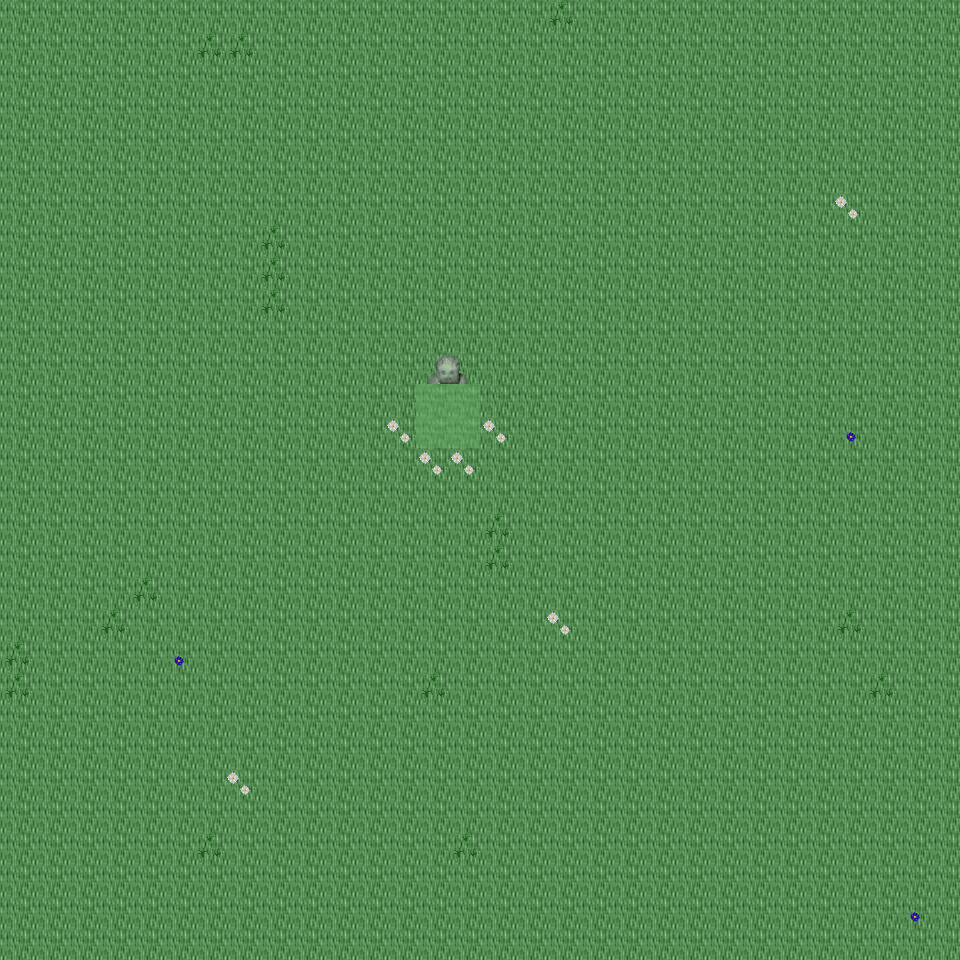

Below is a game level as drawn by its tile map, then a one-line description and the .tmx that defines it (tile-layer data replaced by summaries):
An orthogonal 30x30 tile map with 32x32 px tiles, 6 tile layers (Ground, Object, Object2, Above, ...), 24 tilesets and 4 objects (4x mapExit).

<map version="1.0" orientation="orthogonal" renderorder="right-down" width="30" height="30" tilewidth="32" tileheight="32" nextobjectid="5">
  <tileset firstgid="1" name="tileset_ground_ground" tilewidth="32" tileheight="32" tilecount="33" columns="3">
    <image source="../drawable/tileset_ground_ground.png" width="96" height="352" />
  </tileset>
  <tileset firstgid="34" name="tileset_ground_ridge_earth_dark" tilewidth="32" tileheight="32" tilecount="96" columns="12">
    <image source="../drawable/tileset_ground_ridge_earth_dark.png" width="384" height="256" />
  </tileset>
  <tileset firstgid="130" name="tileset_plant_grasses" tilewidth="32" tileheight="32" tilecount="6" columns="3">
    <image source="../drawable/tileset_plant_grasses.png" width="96" height="64" />
  </tileset>
  <tileset firstgid="136" name="tileset_ground_grass_edges" tilewidth="32" tileheight="32" tilecount="36" columns="12">
    <image source="../drawable/tileset_ground_grass_edges.png" width="384" height="96" />
  </tileset>
  <tileset firstgid="172" name="tileset_ground_rock_pebbles" tilewidth="32" tileheight="32" tilecount="3" columns="1">
    <image source="../drawable/tileset_ground_rock_pebbles.png" width="32" height="96" />
  </tileset>
  <tileset firstgid="175" name="tileset_plant_flower_daisy_blue" tilewidth="32" tileheight="32" tilecount="8" columns="2">
    <image source="../drawable/tileset_plant_flower_daisy_blue.png" width="64" height="128" />
  </tileset>
  <tileset firstgid="183" name="tileset_plant_flower_daisy_white" tilewidth="32" tileheight="32" tilecount="8" columns="2">
    <image source="../drawable/tileset_plant_flower_daisy_white.png" width="64" height="128" />
  </tileset>
  <tileset firstgid="191" name="tileset_ground_cobbled_paving" tilewidth="32" tileheight="32" tilecount="1" columns="1">
    <image source="../drawable/tileset_ground_cobbled_paving.png" width="32" height="32" />
  </tileset>
  <tileset firstgid="192" name="tileset_item_pot_dark_barrel" tilewidth="32" tileheight="32" tilecount="2" columns="1">
    <image source="../drawable/tileset_item_pot_dark_barrel.png" width="32" height="64" />
  </tileset>
  <tileset firstgid="194" name="tileset_item_statue_green_stone" tilewidth="32" tileheight="32" tilecount="12" columns="4">
    <image source="../drawable/tileset_item_statue_green_stone.png" width="128" height="96" />
  </tileset>
  <tileset firstgid="206" name="tileset_logic_creature_orc" tilewidth="32" tileheight="32" tilecount="6" columns="6">
    <image source="../drawable/tileset_logic_creature_orc.png" width="192" height="32" />
  </tileset>
  <tileset firstgid="212" name="tileset_logic_creature_gnome" tilewidth="32" tileheight="32" tilecount="6" columns="6">
    <image source="../drawable/tileset_logic_creature_gnome.png" width="192" height="32" />
  </tileset>
  <tileset firstgid="218" name="tileset_logic_creature_animal" tilewidth="32" tileheight="32" tilecount="32" columns="8">
    <image source="../drawable/tileset_logic_creature_animal.png" width="256" height="128" />
  </tileset>
  <tileset firstgid="250" name="tileset_logic_item_sign" tilewidth="32" tileheight="32" tilecount="1" columns="1">
    <image source="../drawable/tileset_logic_item_sign.png" width="32" height="32" />
  </tileset>
  <tileset firstgid="251" name="tileset_logic_collision" tilewidth="32" tileheight="32" tilecount="1" columns="1">
    <image source="../drawable/tileset_logic_collision.png" width="32" height="32" />
  </tileset>
  <tileset firstgid="252" name="tileset_logic_portal" tilewidth="32" tileheight="32" tilecount="24" columns="8">
    <image source="../drawable/tileset_logic_portal.png" width="256" height="96" />
  </tileset>
  <tileset firstgid="276" name="tileset_ground_pothole" tilewidth="32" tileheight="32" tilecount="4" columns="4">
    <image source="../drawable/tileset_ground_pothole.png" width="128" height="32" />
  </tileset>
  <tileset firstgid="280" name="tileset_object_suspension_bridge" tilewidth="32" tileheight="32" tilecount="24" columns="3">
    <image source="../drawable/tileset_object_suspension_bridge.png" width="96" height="256" />
  </tileset>
  <tileset firstgid="304" name="tileset_item_corpse_huge_animal" tilewidth="32" tileheight="32" tilecount="16" columns="2">
    <image source="../drawable/tileset_item_corpse_huge_animal.png" width="64" height="256" />
  </tileset>
  <tileset firstgid="320" name="tileset_ground_green_paving" tilewidth="32" tileheight="32" tilecount="18" columns="3">
    <image source="../drawable/tileset_ground_green_paving.png" width="96" height="192" />
  </tileset>
  <tileset firstgid="338" name="tileset_logic_protection" tilewidth="32" tileheight="32" tilecount="2" columns="2">
    <image source="../drawable/tileset_logic_protection.png" width="64" height="32" />
  </tileset>
  <tileset firstgid="340" name="tileset_building_chimney_smoke" tilewidth="32" tileheight="32" tilecount="40" columns="4">
    <image source="../drawable/tileset_building_chimney_smoke.png" width="128" height="320" />
  </tileset>
  <tileset firstgid="380" name="tileset_building_huts" tilewidth="32" tileheight="32" tilecount="338" columns="26">
    <image source="../drawable/tileset_building_huts.png" width="832" height="416" />
  </tileset>
  <tileset firstgid="718" name="tileset_light_door_light" tilewidth="32" tileheight="32" tilecount="12" columns="3">
    <image source="../drawable/tileset_light_door_light.png" width="96" height="128" />
  </tileset>
  <layer name="Ground" width="30" height="30">
    <data>[900 cells, 900 non-empty, 1 distinct tile ids]</data>
  </layer>
  <layer name="Object" width="30" height="30">
    <data>[900 cells, 27 non-empty, 3 distinct tile ids]</data>
  </layer>
  <layer name="Object2" width="30" height="30">
    <data>[900 cells, 2 non-empty, 2 distinct tile ids]</data>
  </layer>
  <layer name="Above" width="30" height="30">
    <data>[900 cells, 4 non-empty, 4 distinct tile ids]</data>
  </layer>
  <layer name="Above2" width="30" height="30">
    <data>[900 cells, 0 non-empty, 0 distinct tile ids]</data>
  </layer>
  <layer name="Walkable" width="30" height="30">
    <data>[900 cells, 4 non-empty, 1 distinct tile ids]</data>
  </layer>
  <objectgroup name="MapEvents">
    <object id="1" name="north" type="mapExit" x="0" y="0" width="960" height="32">
      <properties>
        <property name="map" value="level_0_x190_y26" />
        <property name="x" value="0" />
        <property name="y" value="28" />
      </properties>
    </object>
    <object id="2" name="south" type="mapExit" x="0" y="928" width="960" height="32">
      <properties>
        <property name="map" value="level_0_x190_y28" />
        <property name="x" value="0" />
        <property name="y" value="1" />
      </properties>
    </object>
    <object id="3" name="west" type="mapExit" x="0" y="0" width="32" height="960">
      <properties>
        <property name="map" value="level_0_x189_y27" />
        <property name="x" value="28" />
        <property name="y" value="0" />
      </properties>
    </object>
    <object id="4" name="east" type="mapExit" x="928" y="0" width="32" height="960">
      <properties>
        <property name="map" value="level_0_x191_y27" />
        <property name="x" value="1" />
        <property name="y" value="0" />
      </properties>
    </object>
  </objectgroup>
</map>
